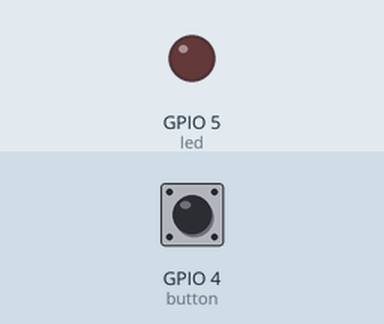
A sketch run on a simulated ESP32. Shown: output pins drawn as LEDs (lit = HIGH). The test bench sets the inputs (shaded band); at power-on: GPIO 4 (button) HIGH.

Above: at 1.2 s.
1.3 s: GPIO 4 (button) pulled LOW for 0.15 s
At 2.0 s:
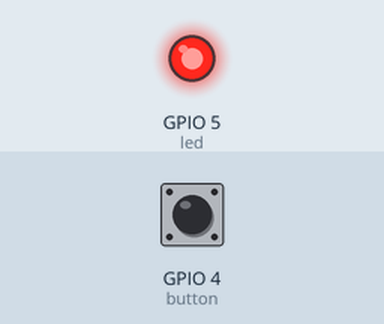
2.9 s: GPIO 4 (button) pulled LOW for 1 s
At 4.4 s:
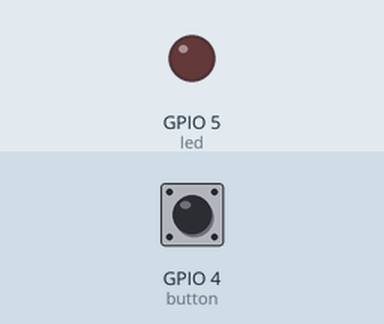
5.4 s: GPIO 4 (button) pulled LOW for 3.2 s
At 6.3 s:
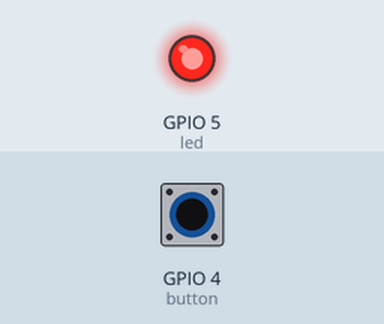
Timing chart, 0 to 8.4 s (numbered marks = the images above; inputs shaded):
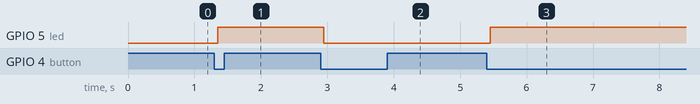

Measured:
- after the input at 1.3 s, GPIO 5 (led): LOW → HIGH after 0.05 s
- after the input at 2.9 s, GPIO 5 (led): HIGH → LOW after 0.05 s
- after the input at 5.4 s, GPIO 5 (led): LOW → HIGH after 0.05 s

The sketch:

sketch.ino
```cpp
int button = 4;
int led = 5;
int state = LOW;

void setup() {
  pinMode(button, INPUT_PULLUP);
  pinMode(led, OUTPUT);
}

void loop() {
  if (digitalRead(button) == LOW) {
    delay(50);

    if (digitalRead(button) == LOW) {
      state = !state;
      digitalWrite(led, state);

      while (digitalRead(button) == LOW);
      delay(50);
    }
  }
}
```
